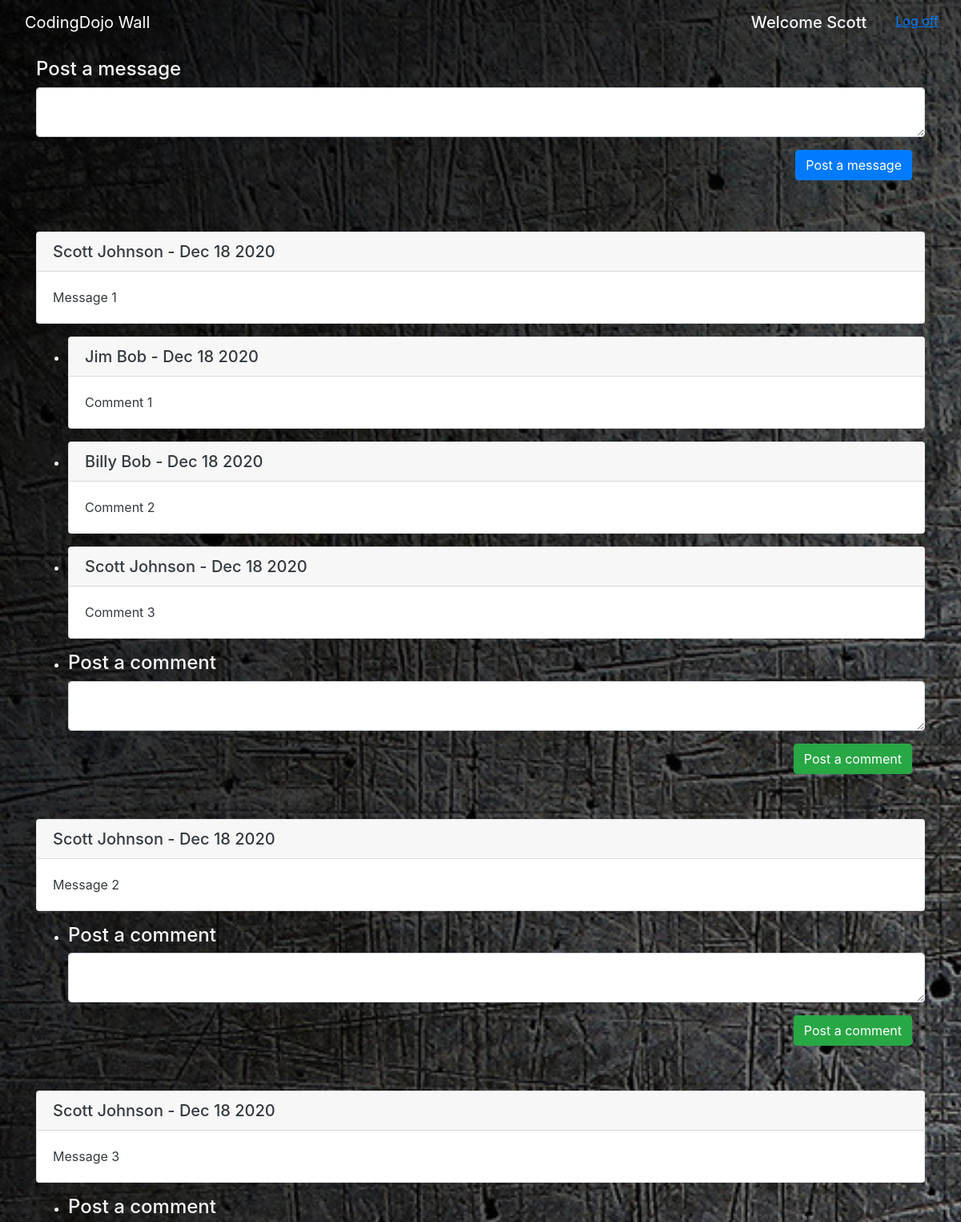
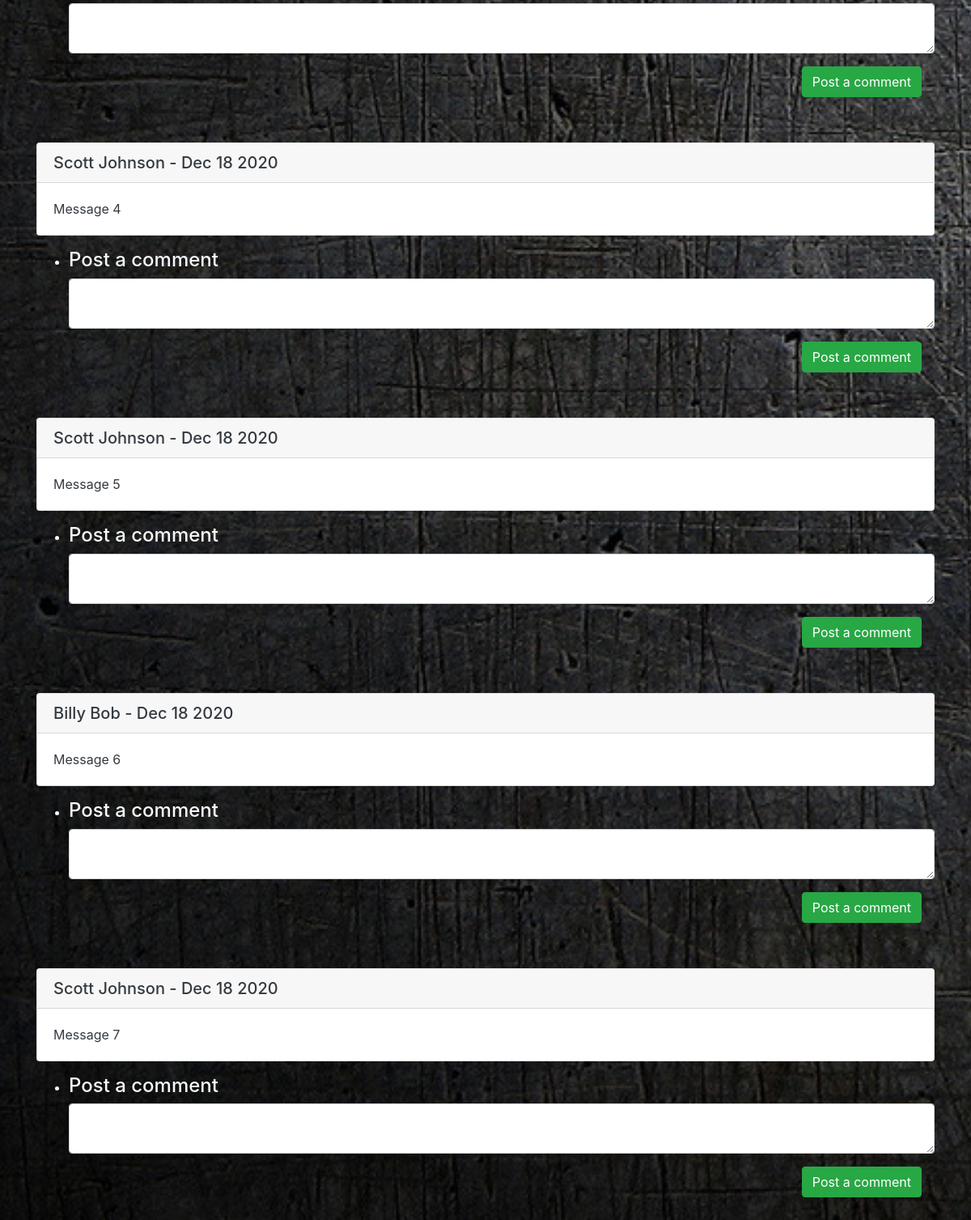
Page /wall/ (signed in) on the committed database (2 pictures, top to bottom).
### wall_app/models.py (models this page shows)
class User(models.Model):
    first_name = models.CharField(max_length=255)
    last_name = models.CharField(max_length=255)
    email = models.CharField(max_length=255)
    password = models.CharField(max_length=255)
    created_at = models.DateTimeField(auto_now_add=True)
    updated_at = models.DateTimeField(auto_now=True)
    objects = UserManager()

class Message(models.Model):
    message = models.TextField()
    author = models.ForeignKey(
        User, related_name="user_messages", on_delete=models.CASCADE)
    created_at = models.DateTimeField(auto_now_add=True)
    updated_at = models.DateTimeField(auto_now=True)
    objects = MessageManager()

class Comment(models.Model):
    comment = models.TextField()
    author = models.ForeignKey(
        User, related_name="author_comments", on_delete=models.CASCADE)
    message = models.ForeignKey(
        Message, related_name="message_comments", on_delete=models.CASCADE)
    created_at = models.DateTimeField(auto_now_add=True)
    updated_at = models.DateTimeField(auto_now=True)
    objects = CommentManager()

### wall_app/views.py (the view)
# urls.py: path('wall/', views.wall),
def wall(request):
    Posts = []
    try:
        userLogged = request.session['userLogged']
    except:
        userLogged = {}
    try:
        loginType = request.session['loginType']
    except:
        loginType = ""
    if userLogged == {}:
        action = redirect('/login')
    else:
        try:
            userObject = User.objects.get(id=userLogged)
        except:
            userObject = {}
        try:
            for item in Message.objects.all():
                Posts.append({
                    'Messages': item,
                    'comments': Comment.objects.filter(message=item)
                })
        except:
            Posts = []
        context = {
            'userLogged': userLogged,
            'userObject': userObject,
            'loginType': loginType,
            'Posts': Posts,
        }
        print(context)
        action = render(request, 'wall.html', context)
    return action

### wall_app/templates/wall.html (shortened to what this page needs)
<!DOCTYPE html>
{% load static %}
<html style="background: #475d62 url({% static '/img/wallpaper.jpg' %}) !important;background-size: cover !important;">
<head>
    <link rel="stylesheet" href="{% static '/bootstrap/css/bootstrap.min.css' %}">
    <link rel="stylesheet" href="{% static '/fonts/ionicons.min.css' %}">
    <link rel="stylesheet" href="{% static '/css/Login-Form-Dark.css' %}">
    <link rel="stylesheet" href="{% static '/css/Registration-Form-with-Photo.css' %}">
    <link rel="stylesheet" href="{% static '/css/styles.css' %}">
</head>
<body style="background-color: transparent;">
    <nav class="navbar navbar-dark navbar-expand-md">
        <div class="container-fluid"><a class="navbar-brand" href="/">CodingDojo Wall<br /></a>
            <div class="row">
                <div class="mr-4 mt-2">
                    <h5 class="text-light">Welcome {{userObject.first_name}}</h5>
                </div>
                <div>
                    <a class="btn btn-outline-primary border-0 underline" role="link" href="/logout/">Log off</a>
                </div>
            </div>
        </div>
    </nav>
    <div class="text-light">
        <div class="container">
            <div class="row mt-3">
                <div class="col mb-5">
                    <h4>Post a message</h4>
                    <form method="post" action="/process/">
                        <div class="form-row">
                            <div class="col">
                                <div class="form-group">
                                    <textarea class="form-control" name="message"></textarea>
                                </div>
                            </div>
                        </div>
                        <div class="form-row">
                            <div class="col">
                                <div class="form-group d-xl-flex justify-content-xl-end mr-3"><button
                                        class="btn btn-primary" type="submit">Post a message</button></div>
                            </div>
                        </div>
                    </form>
                </div>
            </div>
            <div class="row">
                {% for item in Posts %}
                <div class="col-12 mb-4">
                    <div class="card">
                        <div class="card-header">
                            <h5 class="mb-0 text-dark">{{item.Messages.author.first_name}}
                                {{item.Messages.author.last_name}} -
                                {{item.Messages.created_at |date:'M d Y'}}</h5>
                        </div>
                        <div class="card-body">
                            <p class="text-dark card-text">{{item.Messages.message}}</p>
                        </div>
                    </div>
                    <ul>
                        {% if item.comments %}
                        {% for comment in item.comments %}
                        <li class="mt-3">
                            <div class="card">
                                <div class="card-header">
                                    <h5 class="mb-0 text-dark">{{comment.author.first_name}}
                                        {{comment.author.last_name}} - {{comment.created_at | date:'M d Y'}}</h5>
                                </div>
                                <div class="card-body">
                                    <p class="text-dark card-text">{{comment.comment}}</p>
                                </div>
                            </div>
                        </li>
                        {% endfor %}
                        {% endif %}
                        <li class="mt-3">
                            <h4>Post a comment</h4>
                            <form method="post" action="/process/">
                                <div class="form-row">
                                    <div class="col">
                                        <div class="form-group">
                                            <textarea class="form-control" name="comment"></textarea>
                                        </div>
                                    </div>
                                </div>
                                <div class="form-row">
                                    <div class="col">
                                        <div class="form-group d-xl-flex justify-content-xl-end mr-3"><button
                                                class="btn btn-success" type="submit">Post a comment</button></div>
                                    </div>
                                </div>
                            </form>
                        </li>
                    </ul>
                </div>
                {% endfor %}
            </div>
        </div>
    </div>
</body>
</html>

### wall_app/static/css/styles.css (style rules this page uses)
.underline { text-decoration: underline; }

### rows in the picture
User: first_name "Scott"
Message: Messages.author.first_name "Scott", Messages.author.last_name "Johnson", Messages.created_at "Dec 18 2020", Messages.message "Message 1"
Comment: author.first_name "Jim", author.last_name "Bob", created_at "Dec 18 2020", comment "Comment 1"
Comment: author.first_name "Billy", author.last_name "Bob", created_at "Dec 18 2020", comment "Comment 2"
Comment: author.first_name "Scott", author.last_name "Johnson", created_at "Dec 18 2020", comment "Comment 3"
Message: Messages.author.first_name "Scott", Messages.author.last_name "Johnson", Messages.created_at "Dec 18 2020", Messages.message "Message 2"
Message: Messages.author.first_name "Scott", Messages.author.last_name "Johnson", Messages.created_at "Dec 18 2020", Messages.message "Message 3"
Message: Messages.author.first_name "Scott", Messages.author.last_name "Johnson", Messages.created_at "Dec 18 2020", Messages.message "Message 4"
Message: Messages.author.first_name "Scott", Messages.author.last_name "Johnson", Messages.created_at "Dec 18 2020", Messages.message "Message 5"
Message: Messages.author.first_name "Billy", Messages.author.last_name "Bob", Messages.created_at "Dec 18 2020", Messages.message "Message 6"
Message: Messages.author.first_name "Scott", Messages.author.last_name "Johnson", Messages.created_at "Dec 18 2020", Messages.message "Message 7"
